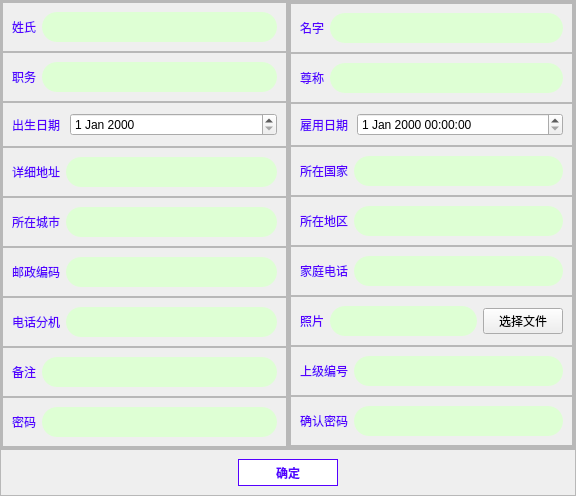
            <widget class="QWidget" name="tab_2">
             <attribute name="title">
              <string>注册</string>
             </attribute>
             <layout class="QVBoxLayout" name="verticalLayout_4" stretch="4,0">
              <property name="spacing">
               <number>0</number>
              </property>
              <property name="leftMargin">
               <number>0</number>
              </property>
              <property name="topMargin">
               <number>0</number>
              </property>
              <property name="rightMargin">
               <number>0</number>
              </property>
              <property name="bottomMargin">
               <number>0</number>
              </property>
              <item>
               <widget class="QFrame" name="frame_11">
                <property name="frameShape">
                 <enum>QFrame::StyledPanel</enum>
                </property>
                <property name="frameShadow">
                 <enum>QFrame::Raised</enum>
                </property>
                <layout class="QHBoxLayout" name="horizontalLayout_11" stretch="1,1">
                 <property name="spacing">
                  <number>0</number>
                 </property>
                 <property name="leftMargin">
                  <number>0</number>
                 </property>
                 <property name="topMargin">
                  <number>0</number>
                 </property>
                 <property name="rightMargin">
                  <number>0</number>
                 </property>
                 <property name="bottomMargin">
                  <number>0</number>
                 </property>
                 <item>
                  <widget class="QFrame" name="frame_12">
                   <property name="frameShape">
                    <enum>QFrame::StyledPanel</enum>
                   </property>
                   <property name="frameShadow">
                    <enum>QFrame::Raised</enum>
                   </property>
                   <layout class="QVBoxLayout" name="verticalLayout_5" stretch="1,1,1,1,1,1,1,1,1">
                    <property name="spacing">
                     <number>0</number>
                    </property>
                    <property name="leftMargin">
                     <number>0</number>
                    </property>
                    <property name="topMargin">
                     <number>0</number>
                    </property>
                    <property name="rightMargin">
                     <number>0</number>
                    </property>
                    <property name="bottomMargin">
                     <number>0</number>
                    </property>
                    <item>
                     <widget class="QFrame" name="frame_21">
                      <property name="frameShape">
                       <enum>QFrame::StyledPanel</enum>
                      </property>
                      <property name="frameShadow">
                       <enum>QFrame::Raised</enum>
                      </property>
                      <layout class="QHBoxLayout" name="horizontalLayout_19">
                       <item>
                        <widget class="QLabel" name="label_14">
                         <property name="styleSheet">
                          <string notr="true">color: rgb(85, 0, 255);</string>
                         </property>
                         <property name="text">
                          <string>姓氏</string>
                         </property>
                        </widget>
                       </item>
                       <item>
                        <widget class="QLineEdit" name="text2Gfname">
                         <property name="styleSheet">
                          <string notr="true">QLineEdit{
	height: 30px;
	border-radius: 15px;
	color: rgb(255, 204, 0);
	font-size: 20px;
	background-color:rgb(222, 255, 212);
}
QLineEdit:focus{
	border: 1px solid  rgb(181, 201, 255);
}</string>
                         </property>
                        </widget>
                       </item>
                      </layout>
                     </widget>
                    </item>
                    <item>
                     <widget class="QFrame" name="frame_13">
                      <property name="frameShape">
                       <enum>QFrame::StyledPanel</enum>
                      </property>
                      <property name="frameShadow">
                       <enum>QFrame::Raised</enum>
                      </property>
                      <layout class="QHBoxLayout" name="horizontalLayout_12">
                       <item>
                        <widget class="QLabel" name="label_6">
                         <property name="styleSheet">
                          <string notr="true">color: rgb(85, 0, 255);</string>
                         </property>
                         <property name="text">
                          <string>职务</string>
                         </property>
                        </widget>
                       </item>
                       <item>
                        <widget class="QLineEdit" name="text2Gjob">
                         <property name="styleSheet">
                          <string notr="true">QLineEdit{
	height: 30px;
	border-radius: 15px;
	color: rgb(255, 204, 0);
	font-size: 20px;
	background-color:rgb(222, 255, 212);
}
QLineEdit:focus{
	border: 1px solid  rgb(181, 201, 255);
}</string>
                         </property>
                        </widget>
                       </item>
                      </layout>
                     </widget>
                    </item>
                    <item>
                     <widget class="QFrame" name="frame_14">
                      <property name="frameShape">
                       <enum>QFrame::StyledPanel</enum>
                      </property>
                      <property name="frameShadow">
                       <enum>QFrame::Raised</enum>
                      </property>
                      <layout class="QHBoxLayout" name="horizontalLayout_13" stretch="1,4">
                       <item>
                        <widget class="QLabel" name="label_7">
                         <property name="styleSheet">
                          <string notr="true">color: rgb(85, 0, 255);</string>
                         </property>
                         <property name="text">
                          <string>出生日期</string>
                         </property>
                        </widget>
                       </item>
                       <item>
                        <widget class="QDateEdit" name="text2Gbdate"/>
                       </item>
                      </layout>
                     </widget>
                    </item>
                    <item>
                     <widget class="QFrame" name="frame_15">
                      <property name="frameShape">
                       <enum>QFrame::StyledPanel</enum>
                      </property>
                      <property name="frameShadow">
                       <enum>QFrame::Raised</enum>
                      </property>
                      <layout class="QHBoxLayout" name="horizontalLayout_14">
                       <item>
                        <widget class="QLabel" name="label_8">
                         <property name="styleSheet">
                          <string notr="true">color: rgb(85, 0, 255);</string>
                         </property>
                         <property name="text">
                          <string>详细地址</string>
                         </property>
                        </widget>
                       </item>
                       <item>
                        <widget class="QLineEdit" name="texte2Gaddr">
                         <property name="styleSheet">
                          <string notr="true">QLineEdit{
	height: 30px;
	border-radius: 15px;
	color: rgb(255, 204, 0);
	font-size: 20px;
	background-color:rgb(222, 255, 212);
}
QLineEdit:focus{
	border: 1px solid  rgb(181, 201, 255);
}</string>
                         </property>
                        </widget>
                       </item>
                      </layout>
                     </widget>
                    </item>
                    <item>
                     <widget class="QFrame" name="frame_16">
                      <property name="frameShape">
                       <enum>QFrame::StyledPanel</enum>
                      </property>
                      <property name="frameShadow">
                       <enum>QFrame::Raised</enum>
                      </property>
                      <layout class="QHBoxLayout" name="horizontalLayout_15">
                       <item>
                        <widget class="QLabel" name="label_9">
                         <property name="styleSheet">
                          <string notr="true">color: rgb(85, 0, 255);</string>
                         </property>
                         <property name="text">
                          <string>所在城市</string>
                         </property>
                        </widget>
                       </item>
                       <item>
                        <widget class="QLineEdit" name="text2Gcity">
                         <property name="styleSheet">
                          <string notr="true">QLineEdit{
	height: 30px;
	border-radius: 15px;
	color: rgb(255, 204, 0);
	font-size: 20px;
	background-color:rgb(222, 255, 212);
}
QLineEdit:focus{
	border: 1px solid  rgb(181, 201, 255);
}</string>
                         </property>
                        </widget>
                       </item>
                      </layout>
                     </widget>
                    </item>
                    <item>
                     <widget class="QFrame" name="frame_3">
                      <property name="frameShape">
                       <enum>QFrame::StyledPanel</enum>
                      </property>
                      <property name="frameShadow">
                       <enum>QFrame::Raised</enum>
                      </property>
                      <layout class="QHBoxLayout" name="horizontalLayout_2">
                       <item>
                        <widget class="QLabel" name="label_12">
                         <property name="styleSheet">
                          <string notr="true">color: rgb(85, 0, 255);</string>
                         </property>
                         <property name="text">
                          <string>邮政编码</string>
                         </property>
                        </widget>
                       </item>
                       <item>
                        <widget class="QLineEdit" name="text2Gecode">
                         <property name="styleSheet">
                          <string notr="true">QLineEdit{
	height: 30px;
	border-radius: 15px;
	color: rgb(255, 204, 0);
	font-size: 20px;
	background-color:rgb(222, 255, 212);
}
QLineEdit:focus{
	border: 1px solid  rgb(181, 201, 255);
}</string>
                         </property>
                        </widget>
                       </item>
                      </layout>
                     </widget>
                    </item>
                    <item>
                     <widget class="QFrame" name="frame_5">
                      <property name="inputMethodHints">
                       <set>Qt::ImhExclusiveInputMask</set>
                      </property>
                      <property name="frameShape">
                       <enum>QFrame::StyledPanel</enum>
                      </property>
                      <property name="frameShadow">
                       <enum>QFrame::Raised</enum>
                      </property>
                      <layout class="QHBoxLayout" name="horizontalLayout_4">
                       <item>
                        <widget class="QLabel" name="label_13">
                         <property name="styleSheet">
                          <string notr="true">color: rgb(85, 0, 255);</string>
                         </property>
                         <property name="text">
                          <string>电话分机</string>
                         </property>
                        </widget>
                       </item>
                       <item>
                        <widget class="QLineEdit" name="text2Gphone2">
                         <property name="styleSheet">
                          <string notr="true">QLineEdit{
	height: 30px;
	border-radius: 15px;
	color: rgb(255, 204, 0);
	font-size: 20px;
	background-color:rgb(222, 255, 212);
}
QLineEdit:focus{
	border: 1px solid  rgb(181, 201, 255);
}</string>
                         </property>
                        </widget>
                       </item>
                      </layout>
                     </widget>
                    </item>
                    <item>
                     <widget class="QFrame" name="frame_31">
                      <property name="frameShape">
                       <enum>QFrame::StyledPanel</enum>
                      </property>
                      <property name="frameShadow">
                       <enum>QFrame::Raised</enum>
                      </property>
                      <layout class="QHBoxLayout" name="horizontalLayout_28">
                       <item>
                        <widget class="QLabel" name="label_24">
                         <property name="styleSheet">
                          <string notr="true">color: rgb(85, 0, 255);</string>
                         </property>
                         <property name="text">
                          <string>备注</string>
                         </property>
                        </widget>
                       </item>
                       <item>
                        <widget class="QLineEdit" name="text2Gother">
                         <property name="styleSheet">
                          <string notr="true">QLineEdit{
	height: 30px;
	border-radius: 15px;
	color: rgb(255, 204, 0);
	font-size: 20px;
	background-color:rgb(222, 255, 212);
}
QLineEdit:focus{
	border: 1px solid  rgb(181, 201, 255);
}</string>
                         </property>
                        </widget>
                       </item>
                      </layout>
                     </widget>
                    </item>
                    <item>
                     <widget class="QFrame" name="frame_17">
                      <property name="styleSheet">
                       <string notr="true">QLineEdit{
	height: 20px;
	border-radius: 15px;
	color: rgb(85, 0, 255);
	font-size: 20px;	
	background-color: rgb(219, 233, 255);
}
QLineEdit:focus{
	border: 1px solid  rgb(181, 201, 255);
}</string>
                      </property>
                      <property name="frameShape">
                       <enum>QFrame::StyledPanel</enum>
                      </property>
                      <property name="frameShadow">
                       <enum>QFrame::Raised</enum>
                      </property>
                      <layout class="QHBoxLayout" name="horizontalLayout_16">
                       <item>
                        <widget class="QLabel" name="label_10">
                         <property name="styleSheet">
                          <string notr="true">color: rgb(85, 0, 255);</string>
                         </property>
                         <property name="text">
                          <string>密码</string>
                         </property>
                        </widget>
                       </item>
                       <item>
                        <widget class="QLineEdit" name="text2Gkey">
                         <property name="styleSheet">
                          <string notr="true">QLineEdit{
	height: 30px;
	border-radius: 15px;
	color: rgb(255, 204, 0);
	font-size: 20px;
	background-color:rgb(222, 255, 212);
}
QLineEdit:focus{
	border: 1px solid  rgb(181, 201, 255);
}</string>
                         </property>
                        </widget>
                       </item>
                      </layout>
                     </widget>
                    </item>
                   </layout>
                  </widget>
                 </item>
                 <item>
                  <widget class="QFrame" name="frame_18">
                   <property name="frameShape">
                    <enum>QFrame::StyledPanel</enum>
                   </property>
                   <property name="frameShadow">
                    <enum>QFrame::Raised</enum>
                   </property>
                   <layout class="QHBoxLayout" name="horizontalLayout_17" stretch="0">
                    <property name="spacing">
                     <number>12</number>
                    </property>
                    <property name="leftMargin">
                     <number>0</number>
                    </property>
                    <property name="topMargin">
                     <number>0</number>
                    </property>
                    <property name="rightMargin">
                     <number>0</number>
                    </property>
                    <property name="bottomMargin">
                     <number>0</number>
                    </property>
                    <item>
                     <widget class="QFrame" name="frame_22">
                      <property name="frameShape">
                       <enum>QFrame::StyledPanel</enum>
                      </property>
                      <property name="frameShadow">
                       <enum>QFrame::Raised</enum>
                      </property>
                      <layout class="QVBoxLayout" name="verticalLayout_6" stretch="1,1,1,1,1,1,1,1,1">
                       <property name="spacing">
                        <number>0</number>
                       </property>
                       <property name="leftMargin">
                        <number>0</number>
                       </property>
                       <property name="topMargin">
                        <number>0</number>
                       </property>
                       <property name="rightMargin">
                        <number>0</number>
                       </property>
                       <property name="bottomMargin">
                        <number>0</number>
                       </property>
                       <item>
                        <widget class="QFrame" name="frame_23">
                         <property name="frameShape">
                          <enum>QFrame::StyledPanel</enum>
                         </property>
                         <property name="frameShadow">
                          <enum>QFrame::Raised</enum>
                         </property>
                         <layout class="QHBoxLayout" name="horizontalLayout_20">
                          <item>
                           <widget class="QLabel" name="label_15">
                            <property name="styleSheet">
                             <string notr="true">color: rgb(85, 0, 255);</string>
                            </property>
                            <property name="text">
                             <string>名字</string>
                            </property>
                           </widget>
                          </item>
                          <item>
                           <widget class="QLineEdit" name="text2Glname">
                            <property name="styleSheet">
                             <string notr="true">QLineEdit{
	height: 30px;
	border-radius: 15px;
	color: rgb(255, 204, 0);
	font-size: 20px;
	background-color:rgb(222, 255, 212);
}
QLineEdit:focus{
	border: 1px solid  rgb(181, 201, 255);
}</string>
                            </property>
                           </widget>
                          </item>
                         </layout>
                        </widget>
                       </item>
                       <item>
                        <widget class="QFrame" name="frame_24">
                         <property name="frameShape">
                          <enum>QFrame::StyledPanel</enum>
                         </property>
                         <property name="frameShadow">
                          <enum>QFrame::Raised</enum>
                         </property>
                         <layout class="QHBoxLayout" name="horizontalLayout_21">
                          <item>
                           <widget class="QLabel" name="label_16">
                            <property name="styleSheet">
                             <string notr="true">color: rgb(85, 0, 255);</string>
                            </property>
                            <property name="text">
                             <string>尊称</string>
                            </property>
                           </widget>
                          </item>
                          <item>
                           <widget class="QLineEdit" name="text2Ghname">
                            <property name="styleSheet">
                             <string notr="true">QLineEdit{
	height: 30px;
	border-radius: 15px;
	color: rgb(255, 204, 0);
	font-size: 20px;
	background-color:rgb(222, 255, 212);
}
QLineEdit:focus{
	border: 1px solid  rgb(181, 201, 255);
}</string>
                            </property>
                           </widget>
                          </item>
                         </layout>
                        </widget>
                       </item>
                       <item>
                        <widget class="QFrame" name="frame_25">
                         <property name="frameShape">
                          <enum>QFrame::StyledPanel</enum>
                         </property>
                         <property name="frameShadow">
                          <enum>QFrame::Raised</enum>
                         </property>
                         <layout class="QHBoxLayout" name="horizontalLayout_22" stretch="1,4">
                          <item>
                           <widget class="QLabel" name="qlable">
                            <property name="styleSheet">
                             <string notr="true">color: rgb(85, 0, 255);</string>
                            </property>
                            <property name="text">
                             <string>雇用日期</string>
                            </property>
                           </widget>
                          </item>
                          <item>
                           <widget class="QDateTimeEdit" name="text2Gjdate"/>
                          </item>
                         </layout>
                        </widget>
                       </item>
                       <item>
                        <widget class="QFrame" name="frame_26">
                         <property name="frameShape">
                          <enum>QFrame::StyledPanel</enum>
                         </property>
                         <property name="frameShadow">
                          <enum>QFrame::Raised</enum>
                         </property>
                         <layout class="QHBoxLayout" name="horizontalLayout_23">
                          <item>
                           <widget class="QLabel" name="label_18">
                            <property name="styleSheet">
                             <string notr="true">color: rgb(85, 0, 255);</string>
                            </property>
                            <property name="text">
                             <string>所在国家</string>
                            </property>
                           </widget>
                          </item>
                          <item>
                           <widget class="QLineEdit" name="text2Gcountry">
                            <property name="styleSheet">
                             <string notr="true">QLineEdit{
	height: 30px;
	border-radius: 15px;
	color: rgb(255, 204, 0);
	font-size: 20px;
	background-color:rgb(222, 255, 212);
}
QLineEdit:focus{
	border: 1px solid  rgb(181, 201, 255);
}</string>
                            </property>
                           </widget>
                          </item>
                         </layout>
                        </widget>
                       </item>
                       <item>
                        <widget class="QFrame" name="frame_27">
                         <property name="frameShape">
                          <enum>QFrame::StyledPanel</enum>
                         </property>
                         <property name="frameShadow">
                          <enum>QFrame::Raised</enum>
                         </property>
                         <layout class="QHBoxLayout" name="horizontalLayout_24">
                          <item>
                           <widget class="QLabel" name="label_19">
                            <property name="styleSheet">
                             <string notr="true">color: rgb(85, 0, 255);</string>
                            </property>
                            <property name="text">
                             <string>所在地区</string>
                            </property>
                           </widget>
                          </item>
                          <item>
                           <widget class="QLineEdit" name="text2Garea">
                            <property name="styleSheet">
                             <string notr="true">QLineEdit{
	height: 30px;
	border-radius: 15px;
	color: rgb(255, 204, 0);
	font-size: 20px;
	background-color:rgb(222, 255, 212);
}
QLineEdit:focus{
	border: 1px solid  rgb(181, 201, 255);
}</string>
                            </property>
                           </widget>
                          </item>
                         </layout>
                        </widget>
                       </item>
                       <item>
                        <widget class="QFrame" name="frame_4">
                         <property name="frameShape">
                          <enum>QFrame::StyledPanel</enum>
                         </property>
                         <property name="frameShadow">
                          <enum>QFrame::Raised</enum>
                         </property>
                         <layout class="QHBoxLayout" name="horizontalLayout_3">
                          <item>
                           <widget class="QLabel" name="label_21">
                            <property name="styleSheet">
                             <string notr="true">color: rgb(85, 0, 255);</string>
                            </property>
                            <property name="text">
                             <string>家庭电话</string>
                            </property>
                           </widget>
                          </item>
                          <item>
                           <widget class="QLineEdit" name="text2Gphone">
                            <property name="styleSheet">
                             <string notr="true">QLineEdit{
	height: 30px;
	border-radius: 15px;
	color: rgb(255, 204, 0);
	font-size: 20px;
	background-color:rgb(222, 255, 212);
}
QLineEdit:focus{
	border: 1px solid  rgb(181, 201, 255);
}</string>
                            </property>
                           </widget>
                          </item>
                         </layout>
                        </widget>
                       </item>
                       <item>
                        <widget class="QFrame" name="frame_30">
                         <property name="frameShape">
                          <enum>QFrame::StyledPanel</enum>
                         </property>
                         <property name="frameShadow">
                          <enum>QFrame::Raised</enum>
                         </property>
                         <layout class="QHBoxLayout" name="horizontalLayout_5">
                          <item>
                           <widget class="QLabel" name="label_22">
                            <property name="styleSheet">
                             <string notr="true">color: rgb(85, 0, 255);</string>
                            </property>
                            <property name="text">
                             <string>照片</string>
                            </property>
                           </widget>
                          </item>
                          <item>
                           <widget class="QLineEdit" name="text2Gphoto">
                            <property name="styleSheet">
                             <string notr="true">QLineEdit{
	height: 30px;
	border-radius: 15px;
	color: rgb(255, 204, 0);
	font-size: 20px;
	background-color:rgb(222, 255, 212);
}
QLineEdit:focus{
	border: 1px solid  rgb(181, 201, 255);
}</string>
                            </property>
                           </widget>
                          </item>
                          <item>
                           <widget class="QPushButton" name="button2Gphoto">
                            <property name="text">
                             <string>选择文件</string>
                            </property>
                           </widget>
                          </item>
                         </layout>
                        </widget>
                       </item>
                       <item>
                        <widget class="QFrame" name="frame_32">
                         <property name="frameShape">
                          <enum>QFrame::StyledPanel</enum>
                         </property>
                         <property name="frameShadow">
                          <enum>QFrame::Raised</enum>
                         </property>
                         <layout class="QHBoxLayout" name="horizontalLayout_29">
                          <item>
                           <widget class="QLabel" name="label_23">
                            <property name="styleSheet">
                             <string notr="true">color: rgb(85, 0, 255);</string>
                            </property>
                            <property name="text">
                             <string>上级编号</string>
                            </property>
                           </widget>
                          </item>
                          <item>
                           <widget class="QLineEdit" name="text2GupID">
                            <property name="styleSheet">
                             <string notr="true">QLineEdit{
	height: 30px;
	border-radius: 15px;
	color: rgb(255, 204, 0);
	font-size: 20px;
	background-color:rgb(222, 255, 212);
}
QLineEdit:focus{
	border: 1px solid  rgb(181, 201, 255);
}</string>
                            </property>
                           </widget>
                          </item>
                         </layout>
                        </widget>
                       </item>
                       <item>
                        <widget class="QFrame" name="frame_28">
                         <property name="frameShape">
                          <enum>QFrame::StyledPanel</enum>
                         </property>
                         <property name="frameShadow">
                          <enum>QFrame::Raised</enum>
                         </property>
                         <layout class="QHBoxLayout" name="horizontalLayout_25">
                          <item>
                           <widget class="QLabel" name="label_20">
                            <property name="styleSheet">
                             <string notr="true">color: rgb(85, 0, 255);</string>
                            </property>
                            <property name="text">
                             <string>确认密码</string>
                            </property>
                           </widget>
                          </item>
                          <item>
                           <widget class="QLineEdit" name="text2Gkey2">
                            <property name="styleSheet">
                             <string notr="true">QLineEdit{
	height: 30px;
	border-radius: 15px;
	color: rgb(255, 204, 0);
	font-size: 20px;
	background-color:rgb(222, 255, 212);
}
QLineEdit:focus{
	border: 1px solid  rgb(181, 201, 255);
}</string>
                            </property>
                           </widget>
                          </item>
                         </layout>
                        </widget>
                       </item>
                      </layout>
                     </widget>
                    </item>
                   </layout>
                  </widget>
                 </item>
                </layout>
               </widget>
              </item>
              <item>
               <widget class="QFrame" name="frame_19">
                <property name="frameShape">
                 <enum>QFrame::StyledPanel</enum>
                </property>
                <property name="frameShadow">
                 <enum>QFrame::Raised</enum>
                </property>
                <layout class="QHBoxLayout" name="horizontalLayout_18">
                 <item>
                  <spacer name="horizontalSpacer_14">
                   <property name="orientation">
                    <enum>Qt::Horizontal</enum>
                   </property>
                   <property name="sizeHint" stdset="0">
                    <size>
                     <width>228</width>
                     <height>20</height>
                    </size>
                   </property>
                  </spacer>
                 </item>
                 <item>
                  <widget class="QPushButton" name="button2Gright">
                   <property name="minimumSize">
                    <size>
                     <width>100</width>
                     <height>0</height>
                    </size>
                   </property>
                   <property name="styleSheet">
                    <string notr="true">QPushButton{
	border: 1px solid rgb(85, 0, 255);
	background-color: rgb(255, 255, 255);
	color: rgb(85, 0, 255);
	height: 25px;
	font-weight: 700;
}

QPushButton:hover{
	border: none;
	background-color: rgb(85, 0, 255);
	color: rgb(255, 255, 255);
}</string>
                   </property>
                   <property name="text">
                    <string>确定</string>
                   </property>
                  </widget>
                 </item>
                 <item>
                  <spacer name="horizontalSpacer_15">
                   <property name="orientation">
                    <enum>Qt::Horizontal</enum>
                   </property>
                   <property name="sizeHint" stdset="0">
                    <size>
                     <width>228</width>
                     <height>20</height>
                    </size>
                   </property>
                  </spacer>
                 </item>
                </layout>
               </widget>
              </item>
             </layout>
            </widget>
